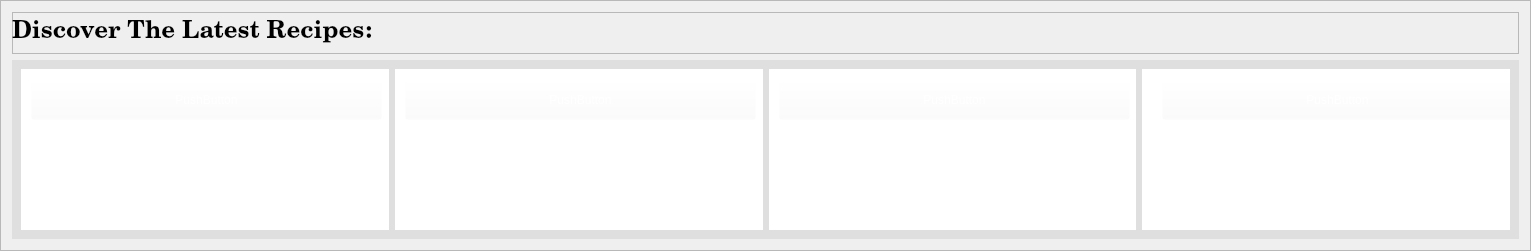
          <widget class="QFrame" name="frame_26">
           <property name="geometry">
            <rect>
             <x>60</x>
             <y>310</y>
             <width>1531</width>
             <height>251</height>
            </rect>
           </property>
           <property name="frameShape">
            <enum>QFrame::StyledPanel</enum>
           </property>
           <property name="frameShadow">
            <enum>QFrame::Raised</enum>
           </property>
           <layout class="QVBoxLayout" name="verticalLayout_3">
            <item>
             <widget class="QFrame" name="frame_27">
              <property name="frameShape">
               <enum>QFrame::StyledPanel</enum>
              </property>
              <property name="frameShadow">
               <enum>QFrame::Raised</enum>
              </property>
              <widget class="QLabel" name="label_3">
               <property name="geometry">
                <rect>
                 <x>0</x>
                 <y>0</y>
                 <width>651</width>
                 <height>41</height>
                </rect>
               </property>
               <property name="font">
                <font>
                 <family>Century Schoolbook</family>
                 <pointsize>18</pointsize>
                 <italic>false</italic>
                 <bold>true</bold>
                </font>
               </property>
               <property name="styleSheet">
                <string notr="true">font: 700 18pt &quot;Century Schoolbook&quot;;</string>
               </property>
               <property name="text">
                <string>Discover The Latest Recipes:</string>
               </property>
              </widget>
             </widget>
            </item>
            <item>
             <widget class="QWidget" name="discover" native="true">
              <property name="cursor">
               <cursorShape>PointingHandCursor</cursorShape>
              </property>
              <property name="styleSheet">
               <string notr="true">background-color: rgb(223, 223, 223);</string>
              </property>
              <layout class="QHBoxLayout" name="horizontalLayout">
               <item>
                <widget class="QFrame" name="frame_3">
                 <property name="minimumSize">
                  <size>
                   <width>311</width>
                   <height>161</height>
                  </size>
                 </property>
                 <property name="styleSheet">
                  <string notr="true">background-color: rgb(255, 255, 255);</string>
                 </property>
                 <property name="frameShape">
                  <enum>QFrame::StyledPanel</enum>
                 </property>
                 <property name="frameShadow">
                  <enum>QFrame::Raised</enum>
                 </property>
                 <widget class="QLabel" name="det1">
                  <property name="geometry">
                   <rect>
                    <x>20</x>
                    <y>60</y>
                    <width>341</width>
                    <height>41</height>
                   </rect>
                  </property>
                  <property name="styleSheet">
                   <string notr="true">font: 700 italic 12pt &quot;Century Schoolbook&quot;;
color: rgb(255, 255, 255);
background-color: rgba(255, 255, 255, 0);</string>
                  </property>
                  <property name="text">
                   <string>textlabel</string>
                  </property>
                 </widget>
                 <widget class="QLabel" name="s1">
                  <property name="geometry">
                   <rect>
                    <x>20</x>
                    <y>110</y>
                    <width>351</width>
                    <height>41</height>
                   </rect>
                  </property>
                  <property name="styleSheet">
                   <string notr="true">font: 700 italic 12pt &quot;Century Schoolbook&quot;;
background-color: rgba(255, 255, 255, 0);
color: rgb(255, 255, 255);</string>
                  </property>
                  <property name="text">
                   <string>TextLabel</string>
                  </property>
                 </widget>
                 <widget class="QLabel" name="label_9">
                  <property name="geometry">
                   <rect>
                    <x>0</x>
                    <y>-30</y>
                    <width>371</width>
                    <height>201</height>
                   </rect>
                  </property>
                  <property name="autoFillBackground">
                   <bool>false</bool>
                  </property>
                  <property name="text">
                   <string/>
                  </property>
                  <property name="pixmap">
                   <pixmap>discbg.png</pixmap>
                  </property>
                  <property name="scaledContents">
                   <bool>false</bool>
                  </property>
                 </widget>
                 <widget class="QPushButton" name="r1">
                  <property name="geometry">
                   <rect>
                    <x>10</x>
                    <y>10</y>
                    <width>351</width>
                    <height>41</height>
                   </rect>
                  </property>
                  <property name="styleSheet">
                   <string notr="true">font: 700 12pt &quot;Century Schoolbook&quot;;
color: rgb(255, 255, 255);
background-color: rgba(255, 255, 255, 0);</string>
                  </property>
                  <property name="text">
                   <string>PushButton</string>
                  </property>
                 </widget>
                 <zorder>label_9</zorder>
                 <zorder>det1</zorder>
                 <zorder>s1</zorder>
                 <zorder>r1</zorder>
                </widget>
               </item>
               <item>
                <widget class="QFrame" name="frame_8">
                 <property name="styleSheet">
                  <string notr="true">background-color: rgb(255, 255, 255);</string>
                 </property>
                 <property name="frameShape">
                  <enum>QFrame::StyledPanel</enum>
                 </property>
                 <property name="frameShadow">
                  <enum>QFrame::Raised</enum>
                 </property>
                 <widget class="QLabel" name="det2">
                  <property name="geometry">
                   <rect>
                    <x>10</x>
                    <y>60</y>
                    <width>341</width>
                    <height>51</height>
                   </rect>
                  </property>
                  <property name="styleSheet">
                   <string notr="true">font: 700 italic 12pt &quot;Century Schoolbook&quot;;
background-color: rgba(255, 255, 255, 0);
color: rgb(255, 255, 255);</string>
                  </property>
                  <property name="text">
                   <string>TextLabel</string>
                  </property>
                 </widget>
                 <widget class="QLabel" name="s2">
                  <property name="geometry">
                   <rect>
                    <x>10</x>
                    <y>110</y>
                    <width>351</width>
                    <height>41</height>
                   </rect>
                  </property>
                  <property name="styleSheet">
                   <string notr="true">font: 700 italic 12pt &quot;Century Schoolbook&quot;;
background-color: rgba(255, 255, 255, 0);
color: rgb(255, 255, 255);</string>
                  </property>
                  <property name="text">
                   <string>TextLabel</string>
                  </property>
                 </widget>
                 <widget class="QLabel" name="label_8">
                  <property name="geometry">
                   <rect>
                    <x>0</x>
                    <y>-20</y>
                    <width>371</width>
                    <height>201</height>
                   </rect>
                  </property>
                  <property name="text">
                   <string/>
                  </property>
                  <property name="pixmap">
                   <pixmap>discbg.png</pixmap>
                  </property>
                  <property name="scaledContents">
                   <bool>false</bool>
                  </property>
                 </widget>
                 <widget class="QPushButton" name="r2">
                  <property name="geometry">
                   <rect>
                    <x>10</x>
                    <y>10</y>
                    <width>351</width>
                    <height>41</height>
                   </rect>
                  </property>
                  <property name="styleSheet">
                   <string notr="true">font: 700 10pt &quot;Century Schoolbook&quot;;
background-color: rgba(255, 255, 255, 0);
color: rgb(255, 255, 255);</string>
                  </property>
                  <property name="text">
                   <string>PushButton</string>
                  </property>
                 </widget>
                 <zorder>label_8</zorder>
                 <zorder>det2</zorder>
                 <zorder>s2</zorder>
                 <zorder>r2</zorder>
                </widget>
               </item>
               <item>
                <widget class="QFrame" name="frame_4">
                 <property name="styleSheet">
                  <string notr="true">background-color: rgb(255, 255, 255);</string>
                 </property>
                 <property name="frameShape">
                  <enum>QFrame::StyledPanel</enum>
                 </property>
                 <property name="frameShadow">
                  <enum>QFrame::Raised</enum>
                 </property>
                 <widget class="QLabel" name="det3">
                  <property name="geometry">
                   <rect>
                    <x>10</x>
                    <y>60</y>
                    <width>341</width>
                    <height>51</height>
                   </rect>
                  </property>
                  <property name="styleSheet">
                   <string notr="true">font: 700 italic 12pt &quot;Century Schoolbook&quot;;
background-color: rgba(255, 255, 255, 0);
color: rgb(255, 255, 255);</string>
                  </property>
                  <property name="text">
                   <string>TextLabel</string>
                  </property>
                 </widget>
                 <widget class="QLabel" name="s3">
                  <property name="geometry">
                   <rect>
                    <x>10</x>
                    <y>110</y>
                    <width>351</width>
                    <height>41</height>
                   </rect>
                  </property>
                  <property name="styleSheet">
                   <string notr="true">font: 700 italic 12pt &quot;Century Schoolbook&quot;;
background-color: rgba(255, 255, 255, 0);
color: rgb(255, 255, 255);</string>
                  </property>
                  <property name="text">
                   <string>TextLabel</string>
                  </property>
                 </widget>
                 <widget class="QLabel" name="label_6">
                  <property name="geometry">
                   <rect>
                    <x>0</x>
                    <y>-30</y>
                    <width>381</width>
                    <height>201</height>
                   </rect>
                  </property>
                  <property name="text">
                   <string/>
                  </property>
                  <property name="pixmap">
                   <pixmap>discbg.png</pixmap>
                  </property>
                  <property name="scaledContents">
                   <bool>false</bool>
                  </property>
                 </widget>
                 <widget class="QPushButton" name="r3">
                  <property name="geometry">
                   <rect>
                    <x>10</x>
                    <y>10</y>
                    <width>351</width>
                    <height>41</height>
                   </rect>
                  </property>
                  <property name="styleSheet">
                   <string notr="true">font: 700 12pt &quot;Century Schoolbook&quot;;
background-color: rgba(255, 255, 255, 0);
color: rgb(255, 255, 255);</string>
                  </property>
                  <property name="text">
                   <string>PushButton</string>
                  </property>
                 </widget>
                 <zorder>label_6</zorder>
                 <zorder>det3</zorder>
                 <zorder>s3</zorder>
                 <zorder>r3</zorder>
                </widget>
               </item>
               <item>
                <widget class="QFrame" name="frame_6">
                 <property name="styleSheet">
                  <string notr="true">background-color: rgb(255, 255, 255);</string>
                 </property>
                 <property name="frameShape">
                  <enum>QFrame::StyledPanel</enum>
                 </property>
                 <property name="frameShadow">
                  <enum>QFrame::Raised</enum>
                 </property>
                 <widget class="QLabel" name="det4">
                  <property name="geometry">
                   <rect>
                    <x>10</x>
                    <y>60</y>
                    <width>341</width>
                    <height>51</height>
                   </rect>
                  </property>
                  <property name="styleSheet">
                   <string notr="true">font: 700 italic 12pt &quot;Century Schoolbook&quot;;
background-color: rgba(255, 255, 255, 0);
color: rgb(255, 255, 255);</string>
                  </property>
                  <property name="text">
                   <string>TextLabel</string>
                  </property>
                 </widget>
                 <widget class="QLabel" name="s4">
                  <property name="geometry">
                   <rect>
                    <x>10</x>
                    <y>110</y>
                    <width>351</width>
                    <height>41</height>
                   </rect>
                  </property>
                  <property name="styleSheet">
                   <string notr="true">font: 700 italic 12pt &quot;Century Schoolbook&quot;;
background-color: rgba(255, 255, 255, 0);
color: rgb(255, 255, 255);</string>
                  </property>
                  <property name="text">
                   <string>TextLabel</string>
                  </property>
                 </widget>
                 <widget class="QLabel" name="label_7">
                  <property name="geometry">
                   <rect>
                    <x>0</x>
                    <y>-30</y>
                    <width>371</width>
                    <height>201</height>
                   </rect>
                  </property>
                  <property name="text">
                   <string/>
                  </property>
                  <property name="pixmap">
                   <pixmap>discbg.png</pixmap>
                  </property>
                  <property name="scaledContents">
                   <bool>false</bool>
                  </property>
                 </widget>
                 <widget class="QPushButton" name="r4">
                  <property name="geometry">
                   <rect>
                    <x>20</x>
                    <y>10</y>
                    <width>351</width>
                    <height>41</height>
                   </rect>
                  </property>
                  <property name="styleSheet">
                   <string notr="true">font: 700 12pt &quot;Century Schoolbook&quot;;
background-color: rgba(255, 255, 255, 0);
color: rgb(255, 255, 255);</string>
                  </property>
                  <property name="text">
                   <string>PushButton</string>
                  </property>
                 </widget>
                 <zorder>label_7</zorder>
                 <zorder>det4</zorder>
                 <zorder>s4</zorder>
                 <zorder>r4</zorder>
                </widget>
               </item>
              </layout>
             </widget>
            </item>
           </layout>
          </widget>
